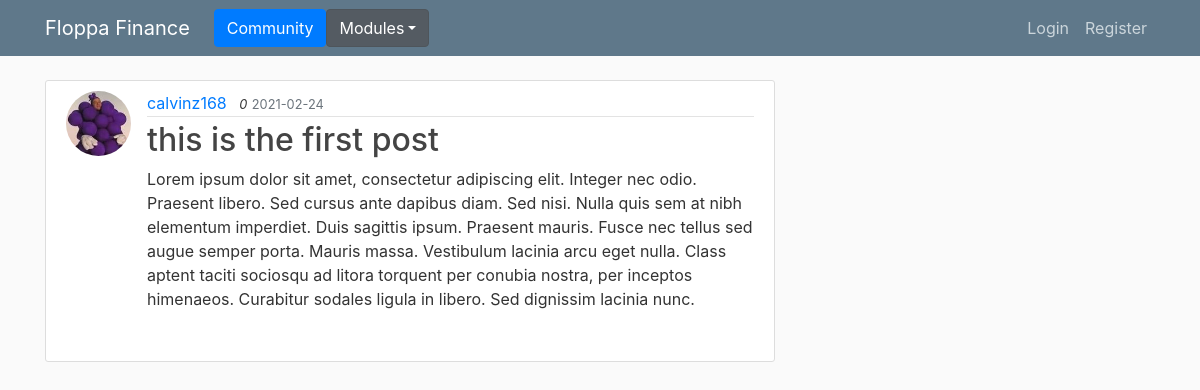
/home, run on an earlier commit of the app's database.
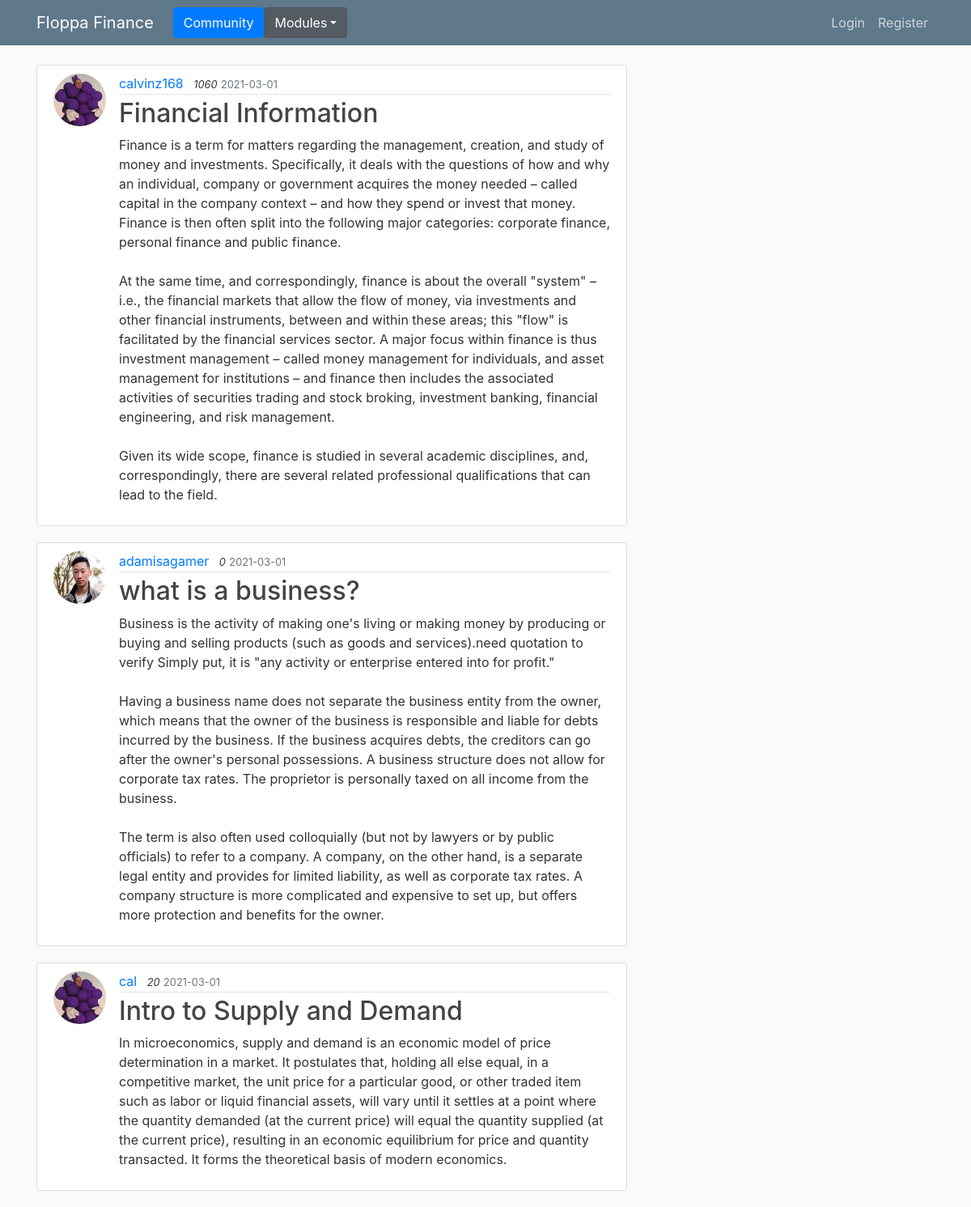
And on a later commit of the database.
### flasksite/models.py (models this page shows, shortened)
class Post(db.Model):
    id = db.Column(db.Integer, primary_key=True)
    title = db.Column(db.String(100), nullable=False)
    date_posted = db.Column(db.DateTime, nullable=False, default=datetime.now)
    content = db.Column(db.Text, nullable=False)
    user_id = db.Column(db.Integer, db.ForeignKey('user.id'), nullable=False)

class User(db.Model, UserMixin):
    id = db.Column(db.Integer, primary_key=True)
    username = db.Column(db.String(20), unique=True, nullable=False)
    email = db.Column(db.String(120), unique=True, nullable=False)
    image_file = db.Column(db.String(20), nullable=False, default='default.jpg')
    password = db.Column(db.String(60), nullable=False)
    posts = db.relationship('Post', backref='author', lazy=True)
    comments = db.relationship('Comment', backref='author', lazy=True)
    score = db.Column(db.Integer, nullable=False)

### flasksite/routes.py (the view)
@app.route("/")
@app.route("/home")
def home():
    posts = Post.query.all()
    return render_template('home.html', posts=posts)

### flasksite/templates/home.html
{% extends "layout.html" %}
{% block content %}
    {% for post in posts %}
        <article class="media content-section">
          <img class="rounded-circle article-img" src="{{ url_for('static', filename='profile_pics/' + post.author.image_file) }}">
          <div class="media-body">
            <div class="article-metadata">
              <a class="mr-2" href="#">{{ post.author.username }}</a>
              <em><small class="font-italic">{{ post.author.score }}</small></em>
              <small class="text-muted">{{ post.date_posted.strftime('%Y-%m-%d') }}</small>
            </div>
            <h2><a class="article-title" href="{{ url_for('post', post_id=post.id) }}">{{ post.title }}</a></h2>
            <p class="article-content">{{ post.content }}</p>
          </div>
        </article>
    {% endfor %}
{% endblock content %}

### flasksite/templates/layout.html (shortened to what this page needs)
<!DOCTYPE html>
<html>
<head>
    <link rel="stylesheet" href="https://maxcdn.bootstrapcdn.com/bootstrap/4.0.0/css/bootstrap.min.css">
    <link rel="stylesheet" type="text/css" href="{{ url_for('static', filename='main.css') }}">
</head>
<body>
    <header class="site-header">
      <nav class="navbar navbar-expand-md navbar-dark bg-steel fixed-top">
        <div class="container">
          <a class="navbar-brand mr-4" href="/">Floppa Finance</a>
          <div class="collapse navbar-collapse" id="navbarToggle">
            <div class="navbar-nav mr-auto">
              <a class="btn btn-primary" href="{{ url_for('home') }}">Community</a>
              <div class="dropdown show">
                <a class="btn btn-secondary dropdown-toggle" href="#" role="button" id="dropdownMenuLink" data-toggle="dropdown" aria-haspopup="true" aria-expanded="false">Modules</a>
              </div>
            </div>
            <div class="navbar-nav">
              {% if current_user.is_authenticated %}
                <a class="nav-item nav-link" href="{{ url_for('new_post') }}">+</a>
                <a class="nav-item nav-link" href="{{ url_for('account') }}">Account</a>
                <a class="nav-item nav-link" href="{{ url_for('logout') }}">Logout</a>
              {% else %}
                <a class="nav-item nav-link" href="{{ url_for('login') }}">Login</a>
                <a class="nav-item nav-link" href="{{ url_for('register') }}">Register</a>
              {% endif %}
            </div>
          </div>
        </div>
      </nav>
    </header>
    <main role="main" class="container">
      <div class="row">
        <div class="col-md-8">
          {% block content %}{% endblock %}
        </div>
      </div>
    </main>
</body>
</html>

### flasksite/static/main.css (style rules this page uses)
body { background: #fafafa; color: #333333; margin-top: 5rem; }
h1, h2, h3, h4, h5, h6 { color: #444444; }
.bg-steel { background-color: #5f788a; }
.site-header .navbar-nav .nav-link { color: #cbd5db; }
.content-section { background: #ffffff; padding: 10px 20px; border: 1px solid #dddddd; border-radius: 3px; margin-bottom: 20px; }
.article-title { color: #444444; }
.article-content { white-space: pre-line; }
.article-img { height: 65px; width: 65px; margin-right: 16px; }
.article-metadata { padding-bottom: 1px; margin-bottom: 4px; border-bottom: 1px solid #e3e3e3 }

What changed in the data, as far as the page shows it:
changed Post "calvinz168": author.score "0" → "1060"; date_posted "2021-02-24" → "2021-03-01"; title "this is the first post" → "Financial Information"; content "Lorem ipsum dolor sit amet, consectetur adipiscing elit. Integer nec odio. Praesent libero. Sed cursus ante dapibus diam. Sed nisi. Nulla quis sem at nibh elementum imperdiet. Duis sagittis ipsum. Praesent mauris. Fusce nec tellus sed augue semper porta. Mauris massa. Vestibulum lacinia arcu eget nulla. Class aptent taciti sociosqu ad litora torquent per conubia nostra, per inceptos himenaeos. Curabitur sodales ligula in libero. Sed dignissim lacinia nunc." → "Finance is a term for matters regarding the management, creation, and study of money and investments. Specifically, it deals with the questions of how and why an individual, company or government acquires the money needed – called capital in the company context – and how they spend or invest that money. Finance is then often split into the following major categories: corporate finance, personal finance and public finance. At the same time, and correspondingly, finance is about the overall \"system\" – i.e., the financial markets that allow the flow of money, via investments and other financial instruments, between and within these areas; this \"flow\" is facilitated by the financial services…"
added Post: image_file (picture), author.username "adamisagamer", author.score "0", date_posted "2021-03-01", title "what is a business?", content "Business is the activity of making one's living or making money by producing or buying and selling products (such as goods and services).need quotation to verify Simply put, it is \"any activity or enterprise entered into for profit.\" Having a business name does not separate the business entity from the owner, which means that the owner of the business is responsible and liable for debts incurred by the business. If the business acquires debts, the creditors can go after the owner's personal possessions. A business structure does not allow for corporate tax rates. The proprietor is personally taxed on all income from the business. The term is also often used colloquially (but not by lawyers…"
added Post: image_file (placeholder picture), author.username "cal", author.score "20", date_posted "2021-03-01", title "Intro to Supply and Demand", content "In microeconomics, supply and demand is an economic model of price determination in a market. It postulates that, holding all else equal, in a competitive market, the unit price for a particular good, or other traded item such as labor or liquid financial assets, will vary until it settles at a point where the quantity demanded (at the current price) will equal the quantity supplied (at the current price), resulting in an economic equilibrium for price and quantity transacted. It forms the theoretical basis of modern economics."
